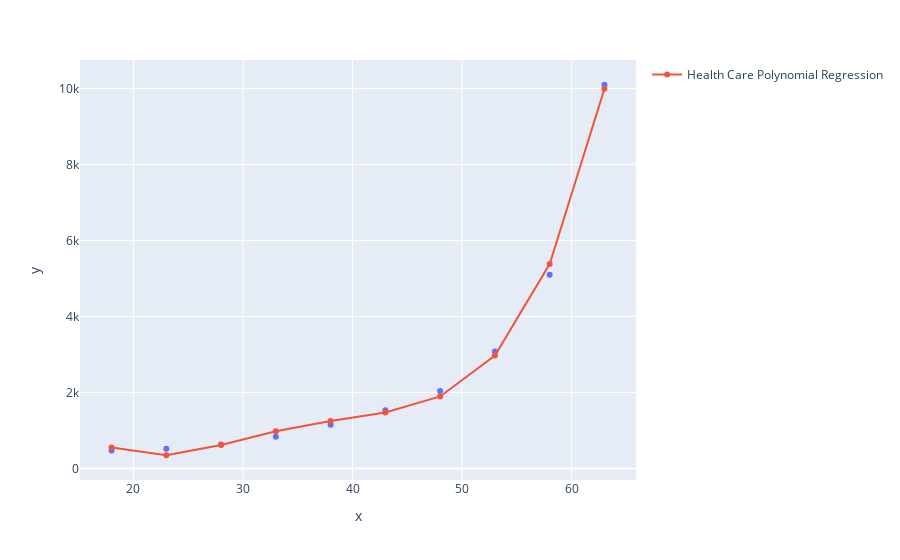

Here is the notebook cell this chart was saved with:
### Code cell
plot = px.scatter(x = x_health.ravel(),
                  y = y_health)
plot.add_scatter(x = x_health.ravel(),
                 y = prediction,
                 name = "Health Care Polynomial Regression")
plot.show()

### Figure 1 — Plotly figure (JSON) as saved in the notebook; plotly's stock layout.template omitted (floating-point values rounded to 4 significant figures)
{"data": [{"hovertemplate": "x=%{x}<br>y=%{y}<extra></extra>", "legendgroup": "", "marker": {"color": "#636efa", "symbol": "circle"}, "mode": "markers", "name": "", "orientation": "v", "showlegend": false, "type": "scatter", "x": [18, 23, 28, 33, 38, 43, 48, 53, 58, 63], "xaxis": "x", "y": [470, 520, 630, 830, 1150, 1530, 2040, 3080, 5100, 10100], "yaxis": "y"}, {"name": "Health Care Polynomial Regression", "type": "scatter", "x": [18, 23, 28, 33, 38, 43, 48, 53, 58, 63], "y": [549.7, 345.9, 616.5, 975.8, 1249.0, 1473.0, 1895.0, 2973.0, 5379.0, 9993.0]}], "layout": {"legend": {"tracegroupgap": 0}, "margin": {"t": 60}, "xaxis": {"anchor": "y", "domain": [0, 1], "title": {"text": "x"}}, "yaxis": {"anchor": "x", "domain": [0, 1], "title": {"text": "y"}}}}
